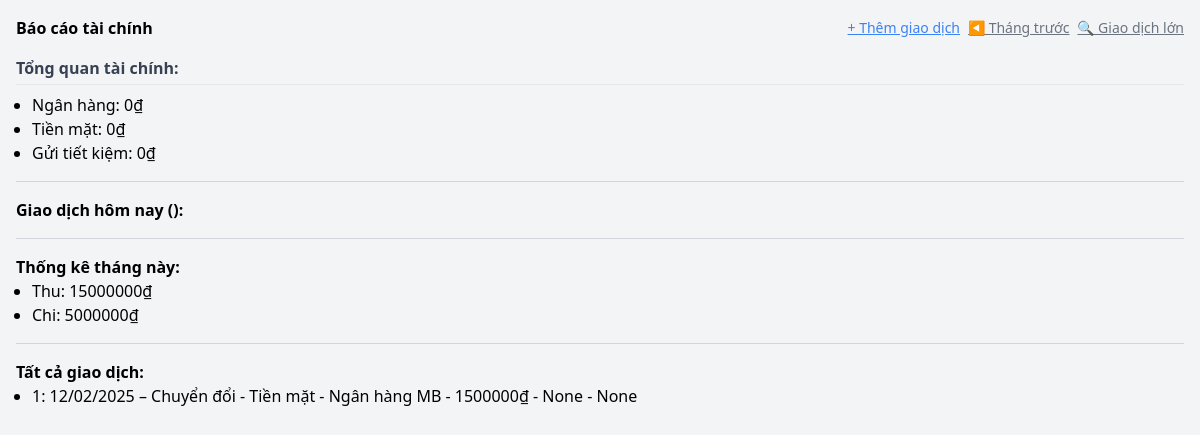
Before: / with the older database file.
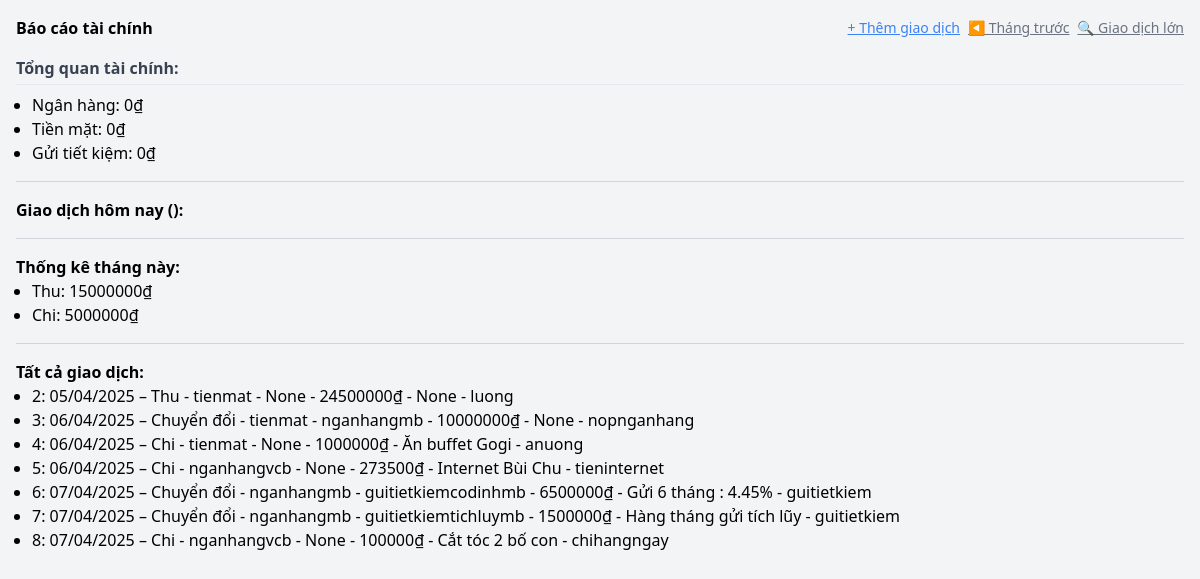
After: the same page with the newer database file.
### models.py (models this page shows)
class tblthuchi(db.Model):
    __tablename__ = 'tblthuchi'
    id = db.Column(db.Integer, primary_key=True)
    ngay = db.Column(db.String(100), nullable=True)
    loai_giao_dich = db.Column(db.String(100), nullable=True)
    nguon_tien = db.Column(db.String(100), db.ForeignKey('tblnguonnoiden.ma_nguon'), nullable=True)
    noi_den = db.Column(db.String(100), db.ForeignKey('tblnguonnoiden.ma_nguon'), nullable=True)
    so_tien = db.Column(db.Float, nullable=True)
    ghi_chu = db.Column(db.String(100), nullable=True)
    danh_muc = db.Column(db.String(100), db.ForeignKey('tbldanhmuc.ma_danh_muc'),
                          nullable=True)
    danh_muc_obj = db.relationship('tbldanhmuc', backref='danh_muc', lazy=True)
    nguon_tien_obj = db.relationship('tblnguonnoiden', backref='nguon_tien', lazy=True, foreign_keys=[nguon_tien])
    noi_den_obj = db.relationship('tblnguonnoiden', backref='noi_den', lazy=True, foreign_keys=[noi_den])

### routes.py (the view)
@app.route("/")
def index():
    tong_quan = get_tong_quan()
    giao_dich_hom_nay = get_giao_dich_hom_nay()
    giao_dich_all = get_giao_dich_all()
    thong_ke_thang = {
        'thu': 15000000,
        'chi': 5000000
    }
    return render_template('index.html',
                           tong_quan=tong_quan,
                           giao_dich_hom_nay=giao_dich_hom_nay,
                           thong_ke_thang=thong_ke_thang,
                           giao_dich_all = giao_dich_all)

### db_utils.py (called while the page is built)
def get_giao_dich_all():
    return tblthuchi.query.all()

def get_giao_dich_hom_nay():
    today = date.today().strftime('%Y-%m-%d')  # format tùy theo bạn lưu
    return tblthuchi.query.filter_by(ngay=today).all()

def get_tong_quan():
    tong_tien = {
        'ngan_hang': 0,
        'tien_mat': 0,
        'gui_tiet_kiem': 0
    }
    records = tblthuchi.query.all()
    for r in records:
        if r.noi_den == 'ngân hàng':
            tong_tien['ngan_hang'] += r.so_tien or 0
        elif r.noi_den == 'tiền mặt':
            tong_tien['tien_mat'] += r.so_tien or 0
        elif r.noi_den == 'gửi tiết kiệm':
            tong_tien['gui_tiet_kiem'] += r.so_tien or 0
    return tong_tien

### templates/index.html (shortened to what this page needs)
{% extends "base.html" %}
{% block content %}
<body class="bg-white text-sm p-4 text-gray-800">
    <div class="flex justify-between items-center mb-4">
        <h1 class="font-bold text-base">Báo cáo tài chính</h1>
        <div class="flex gap-2">
            <button class="text-blue-500 underline text-sm">+ Thêm giao dịch</button>
            <button class="text-gray-500 underline text-sm">◀ Tháng trước</button>
            <button class="text-gray-500 underline text-sm">🔍 Giao dịch lớn</button>
        </div>
    </div>
    <div class="mb-4">
        <p class="font-semibold text-gray-700 border-b pb-1 mb-2">Tổng quan tài chính:</p>
        <ul class="pl-4 list-disc">
            <li>Ngân hàng: {{ tong_quan.ngan_hang | int | format }}₫</li>
            <li>Tiền mặt: {{ tong_quan.tien_mat | int | format }}₫</li>
            <li>Gửi tiết kiệm: {{ tong_quan.gui_tiet_kiem | int | format }}₫</li>
        </ul>
    </div>
    <hr class="my-4 border-gray-300">
    <div class="mb-4">
        <p class="font-semibold">Giao dịch hôm nay ({{ today }}):</p>
    </div>
    <hr class="my-4 border-gray-300">
    <div>
        <p class="font-semibold">Thống kê tháng này:</p>
        <ul class="pl-4 list-disc">
            <li>Thu: {{ thong_ke_thang.thu | int | format }}₫</li>
            <li>Chi: {{ thong_ke_thang.chi | int | format }}₫</li>
        </ul>
    </div>
    <hr class="my-4 border-gray-300">
    <div>
        <p class="font-semibold">Tất cả giao dịch:</p>
        <ul class="pl-4 list-disc">
            {% for gd in giao_dich_all %}
                <li>{{ gd.id }}: {{ gd.ngay }} – {{ gd.loai_giao_dich }} -  {{ gd.nguon_tien }} - {{ gd.noi_den }}  - {{ gd.so_tien | int | format }}₫ - {{ gd.ghi_chu }} - {{ gd.danh_muc }}</li>
            {% endfor %}
        </ul>
    </div>
</body>
{% endblock %}

### templates/base.html (shortened to what this page needs)
<!DOCTYPE html>
<html lang="vi">
<head>
    <script src="https://cdn.tailwindcss.com"></script>
</head>
<body class="bg-gray-100 p-4">
    {% block content %}{% endblock %}
</body>
</html>

Changed rows visible on the page:
removed tblthuchi: id "1", ngay "12/02/2025", loai_giao_dich "Chuyển đổi", nguon_tien "Tiền mặt", noi_den "Ngân hàng MB", so_tien "1500000", ghi_chu "None", danh_muc "None"
added tblthuchi: id "2", ngay "05/04/2025", loai_giao_dich "Thu", nguon_tien "tienmat", noi_den "None", so_tien "24500000", ghi_chu "None", danh_muc "luong"
added tblthuchi: id "3", ngay "06/04/2025", loai_giao_dich "Chuyển đổi", nguon_tien "tienmat", noi_den "nganhangmb", so_tien "10000000", ghi_chu "None", danh_muc "nopnganhang"
added tblthuchi: id "4", ngay "06/04/2025", loai_giao_dich "Chi", nguon_tien "tienmat", noi_den "None", so_tien "1000000", ghi_chu "Ăn buffet Gogi", danh_muc "anuong"
added tblthuchi: id "5", ngay "06/04/2025", loai_giao_dich "Chi", nguon_tien "nganhangvcb", noi_den "None", so_tien "273500", ghi_chu "Internet Bùi Chu", danh_muc "tieninternet"
added tblthuchi: id "6", ngay "07/04/2025", loai_giao_dich "Chuyển đổi", nguon_tien "nganhangmb", noi_den "guitietkiemcodinhmb", so_tien "6500000", ghi_chu "Gửi 6 tháng : 4.45%", danh_muc "guitietkiem"
added tblthuchi: id "7", ngay "07/04/2025", loai_giao_dich "Chuyển đổi", nguon_tien "nganhangmb", noi_den "guitietkiemtichluymb", so_tien "1500000", ghi_chu "Hàng tháng gửi tích lũy", danh_muc "guitietkiem"
added tblthuchi: id "8", ngay "07/04/2025", loai_giao_dich "Chi", nguon_tien "nganhangvcb", noi_den "None", so_tien "100000", ghi_chu "Cắt tóc 2 bố con", danh_muc "chihangngay"
